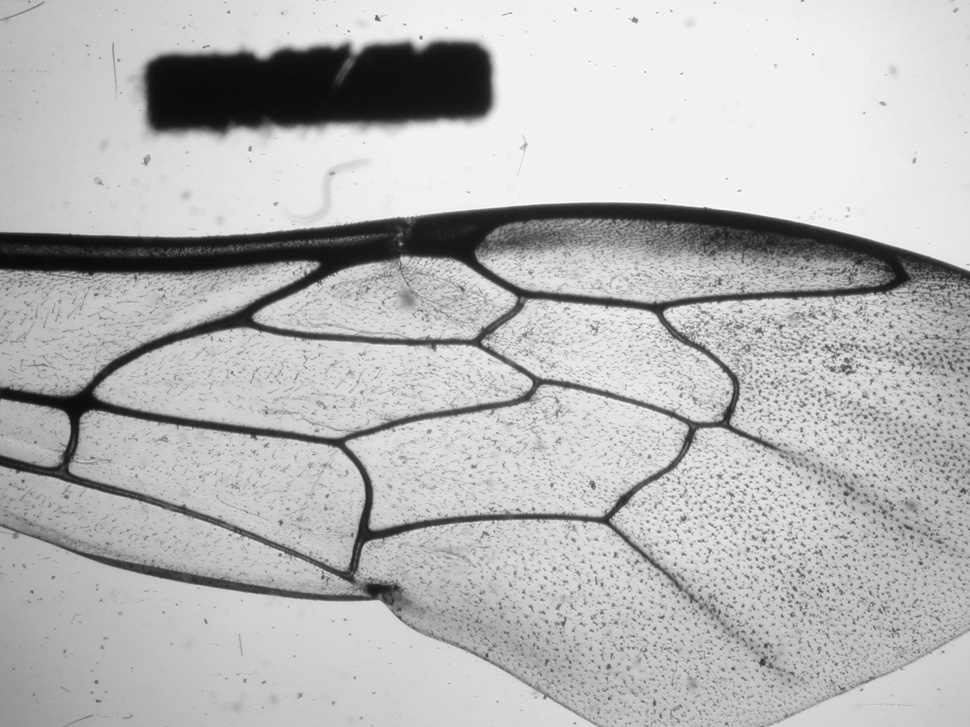
#> input picture TRAIN/004 Osmia lignaria f right 4x.jpg, 970 x 727 px, shrunk from 2048 x 1536 before the run; its folder holds 4 pictures in this run
$ jupyter execute --allow-errors detection.ipynb
#> lines starting #> are read from the running program, lines starting #| are printed output that depends on the picture
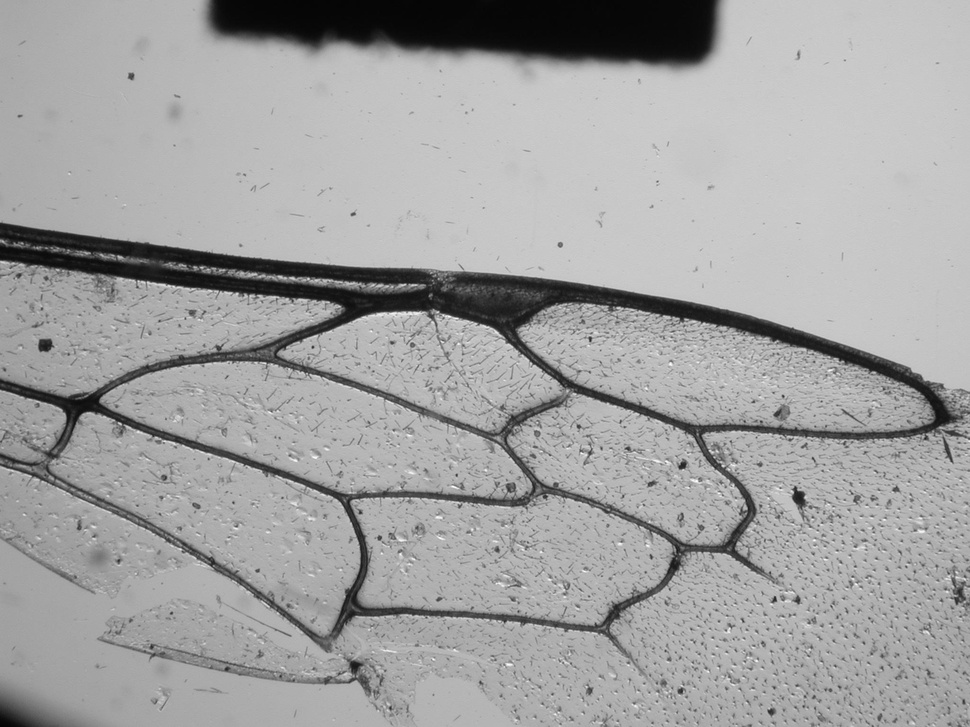
#> input picture TRAIN/013 Osmia texana m right 4x.jpg, 970 x 727 px, shrunk from 2048 x 1536 before the run
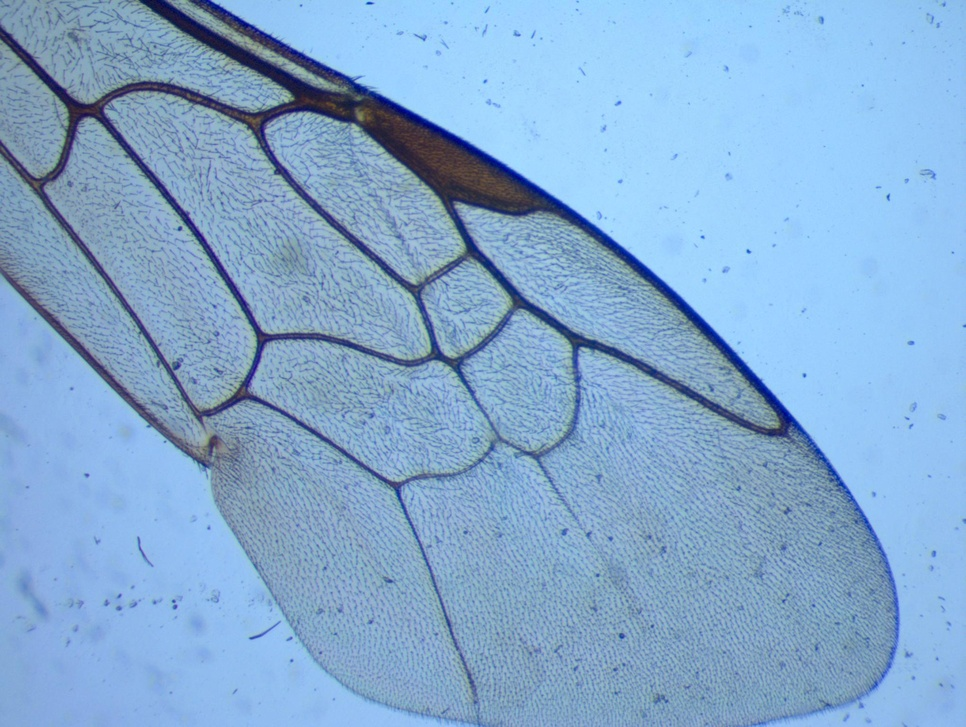
#> input picture TRAIN/1 Lasioglossum leucozonium f right 3.2x.jpg, 966 x 727 px, shrunk from 2039 x 1536 before the run
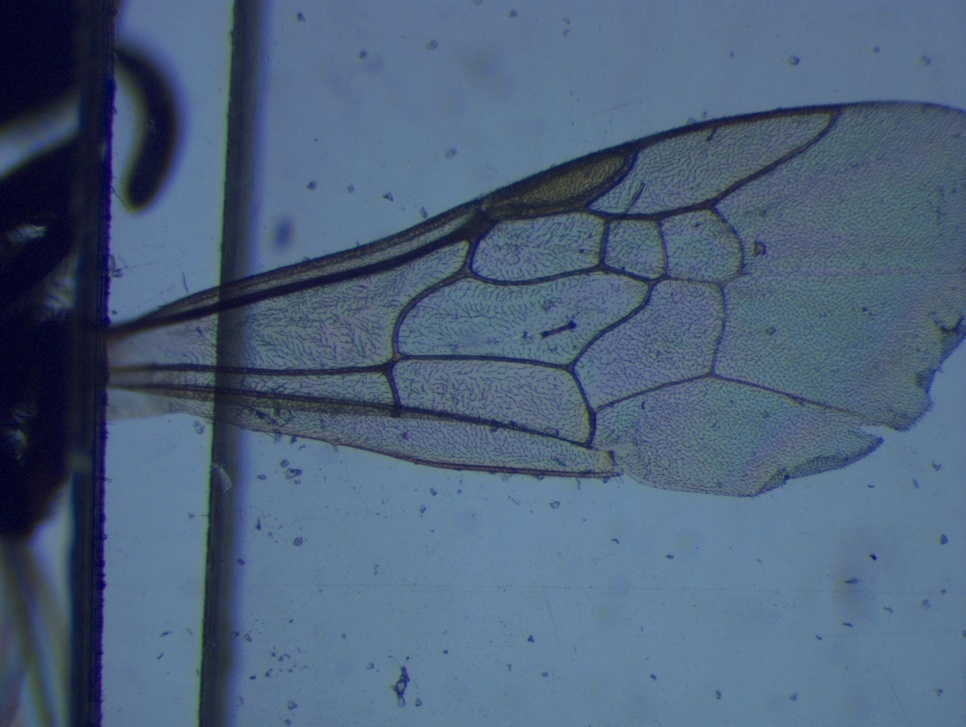
#> input picture TRAIN/105 Lasioglossum pilosum f left 4x.jpg, 966 x 727 px, shrunk from 2039 x 1536 before the run
[cell 1]
import numpy as np
import imageio
import cv2
import matplotlib.pyplot as plt
import glob

# BEE DETECT

#> (a cell that did not finish here is left out)

[cell 3]
# Print all images from TRAIN
fig=plt.figure(figsize=(16, 30))
#> (the rest of this cell did not finish here and is left out)

[cell 4]
# Load one image and CSV from TEST
test_img = imageio.imread('../TEST/01_inf.jpg')
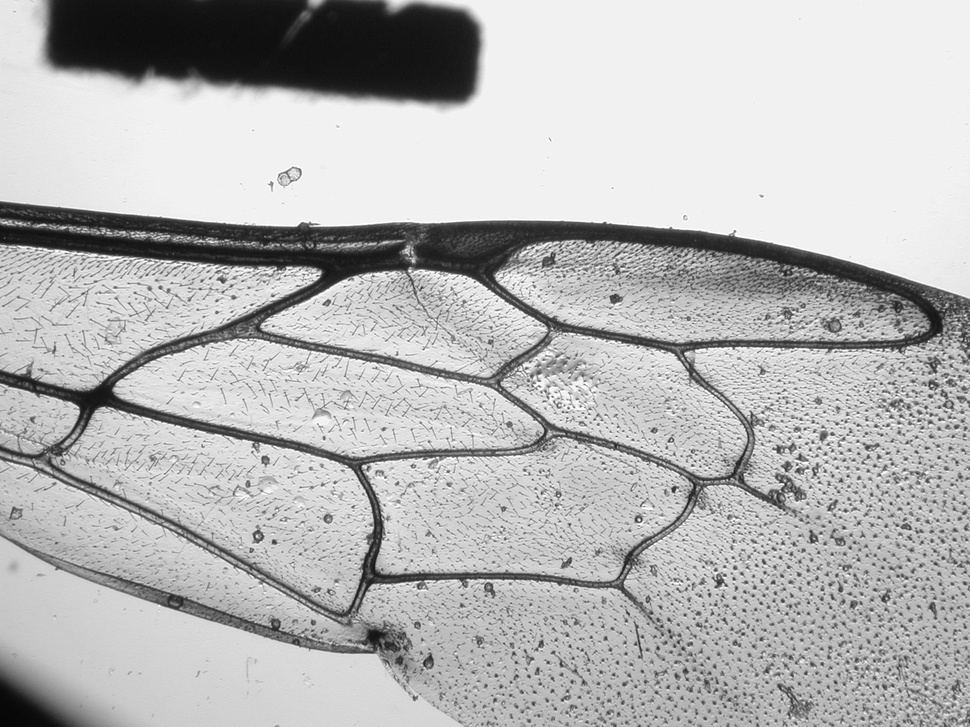
#> input picture TEST/01_inf.jpg, 970 x 727 px, shrunk from 2048 x 1536 before the run
#> test_img is the input picture: shape (727, 970, 3); min 6, max 255, mean 182.4
#> (the rest of this cell did not finish here and is left out)
